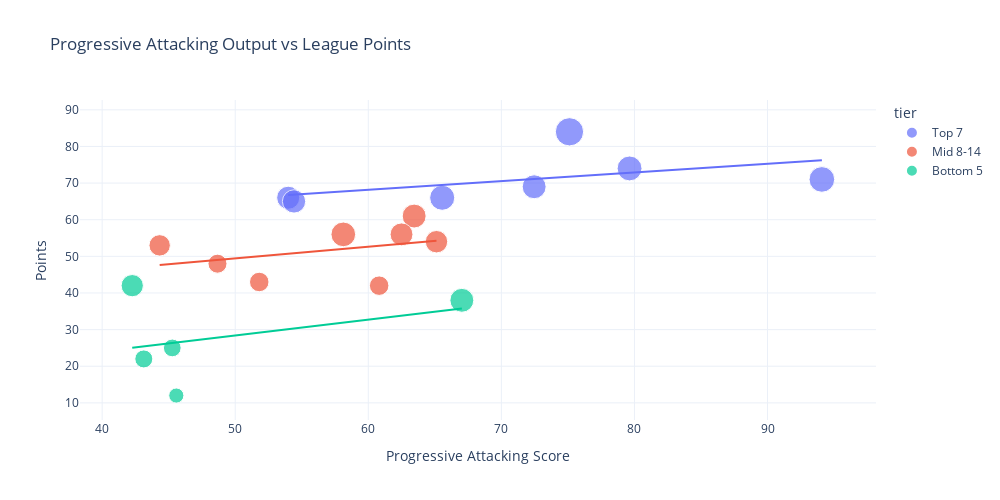

Notebook source saved alongside this figure:
### Markdown cell above
### Progressive Attack Vs Points Plot
* Correlates a custom "Attacking Output" score (combining forward/midfield progression) against league standing.
* This combines several tactical metrics into one. It proves that verticality (moving forward) is the most reliable predictor of success.

### Code cell
fig5 = px.scatter(master_df, x='progressive_attack_score', y='points',size='goals', 
            color='tier', width=1000, height=500, hover_name='team',trendline='ols',
            hover_data={
            'goals': True,
            'conceded': True,
            'possession': True,
            'annual_normalized': True,
            'progressive_attack_score': ':.2f'}, 
            title='Progressive Attacking Output vs League Points')

fig5.update_layout(xaxis_title='Progressive Attacking Score', yaxis_title='Points',
    template='plotly_white'
)

fig5.show()
fig5.write_html('Prog_attack_points_plot.html')

### Figure 1 — Plotly figure (JSON) as saved in the notebook; plotly's stock layout.template omitted (floating-point values rounded to 4 significant figures)
{"data": [{"customdata": [[84.0, 41.0, 57.4, 175.8], [65.0, 34.0, 56.8, 272.0], [69.0, 44.0, 61.6, 271.0], [60.0, 43.0, 57.3, 198.5], [66.0, 47.0, 50.9, 136.4], [56.0, 51.0, 51.0, 129.5], [57.0, 46.0, 40.9, 83.86]], "hovertemplate": "<b>%{hovertext}</b><br><br>tier=Top 7<br>progressive_attack_score=%{x:.2f}<br>points=%{y}<br>goals=%{customdata[0]}<br>conceded=%{customdata[1]}<br>possession=%{customdata[2]}<br>annual_normalized=%{customdata[3]}<extra></extra>", "hovertext": ["Liverpool", "Arsenal", "Manchester City", "Chelsea", "Newcastle Utd", "Aston Villa", "Nott'ham Forest"], "legendgroup": "Top 7", "marker": {"color": "#636efa", "size": [84, 65, 69, 60, 66, 56, 57], "sizemode": "area", "sizeref": 0.21, "symbol": "circle"}, "mode": "markers", "name": "Top 7", "orientation": "v", "showlegend": true, "type": "scatter", "x": [75.12, 79.63, 94.08, 72.46, 65.55, 53.98, 54.42], "xaxis": "x", "y": [84, 74, 71, 69, 66, 66, 65], "yaxis": "y"}, {"hovertemplate": "<b>OLS trendline</b><br>points = 0.235859 * progressive_attack_score + 54.0272<br>R<sup>2</sup>=0.253832<br><br>tier=Top 7<br>progressive_attack_score=%{x:.2f}<br>points=%{y} <b>(trend)</b><extra></extra>", "legendgroup": "Top 7", "marker": {"color": "#636efa", "symbol": "circle"}, "mode": "lines", "name": "Top 7", "showlegend": false, "type": "scatter", "x": [53.98, 54.42, 65.55, 72.46, 75.12, 79.63, 94.08], "xaxis": "x", "y": [66.76, 66.86, 69.49, 71.12, 71.74, 72.81, 76.22], "yaxis": "y"}, {"customdata": [[60.0, 59.0, 52.0, 71.46], [55.0, 46.0, 48.1, 79.99], [64.0, 57.0, 47.8, 59.58], [53.0, 54.0, 52.4, 105.7], [48.0, 51.0, 43.1, 90.74], [38.0, 44.0, 41.1, 108.3], [40.0, 62.0, 48.2, 136.8], [40.0, 54.0, 53.2, 246.8]], "hovertemplate": "<b>%{hovertext}</b><br><br>tier=Mid 8-14<br>progressive_attack_score=%{x:.2f}<br>points=%{y}<br>goals=%{customdata[0]}<br>conceded=%{customdata[1]}<br>possession=%{customdata[2]}<br>annual_normalized=%{customdata[3]}<extra></extra>", "hovertext": ["Brighton", "Bournemouth", "Brentford", "Fulham", "Crystal Palace", "Everton", "West Ham", "Manchester Utd"], "legendgroup": "Mid 8-14", "marker": {"color": "#EF553B", "size": [60, 55, 64, 53, 48, 38, 40, 40], "sizemode": "area", "sizeref": 0.21, "symbol": "circle"}, "mode": "markers", "name": "Mid 8-14", "orientation": "v", "showlegend": true, "type": "scatter", "x": [63.45, 62.5, 58.12, 65.12, 44.32, 48.67, 51.81, 60.82], "xaxis": "x", "y": [61, 56, 56, 54, 53, 48, 43, 42], "yaxis": "y"}, {"hovertemplate": "<b>OLS trendline</b><br>points = 0.315496 * progressive_attack_score + 33.6891<br>R<sup>2</sup>=0.130189<br><br>tier=Mid 8-14<br>progressive_attack_score=%{x:.2f}<br>points=%{y} <b>(trend)</b><extra></extra>", "legendgroup": "Mid 8-14", "marker": {"color": "#EF553B", "symbol": "circle"}, "mode": "lines", "name": "Mid 8-14", "showlegend": false, "type": "scatter", "x": [44.32, 48.67, 51.81, 58.12, 60.82, 62.5, 63.45, 65.12], "xaxis": "x", "y": [47.67, 49.04, 50.03, 52.03, 52.88, 53.41, 53.71, 54.24], "yaxis": "y"}, {"customdata": [[52.0, 69.0, 48.1, 62.26], [60.0, 65.0, 55.2, 130.0], [33.0, 80.0, 45.6, 93.98], [34.0, 82.0, 40.5, 50.03], [24.0, 86.0, 48.8, 67.47]], "hovertemplate": "<b>%{hovertext}</b><br><br>tier=Bottom 5<br>progressive_attack_score=%{x:.2f}<br>points=%{y}<br>goals=%{customdata[0]}<br>conceded=%{customdata[1]}<br>possession=%{customdata[2]}<br>annual_normalized=%{customdata[3]}<extra></extra>", "hovertext": ["Wolves", "Tottenham", "Leicester City", "Ipswich Town", "Southampton"], "legendgroup": "Bottom 5", "marker": {"color": "#00cc96", "size": [52, 60, 33, 34, 24], "sizemode": "area", "sizeref": 0.21, "symbol": "circle"}, "mode": "markers", "name": "Bottom 5", "orientation": "v", "showlegend": true, "type": "scatter", "x": [42.26, 67.03, 45.27, 43.13, 45.57], "xaxis": "x", "y": [42, 38, 25, 22, 12], "yaxis": "y"}, {"hovertemplate": "<b>OLS trendline</b><br>points = 0.434549 * progressive_attack_score + 6.65804<br>R<sup>2</sup>=0.136058<br><br>tier=Bottom 5<br>progressive_attack_score=%{x:.2f}<br>points=%{y} <b>(trend)</b><extra></extra>", "legendgroup": "Bottom 5", "marker": {"color": "#00cc96", "symbol": "circle"}, "mode": "lines", "name": "Bottom 5", "showlegend": false, "type": "scatter", "x": [42.26, 43.13, 45.27, 45.57, 67.03], "xaxis": "x", "y": [25.02, 25.4, 26.33, 26.46, 35.79], "yaxis": "y"}], "layout": {"height": 500, "legend": {"itemsizing": "constant", "title": {"text": "tier"}, "tracegroupgap": 0}, "title": {"text": "Progressive Attacking Output vs League Points"}, "width": 1000, "xaxis": {"anchor": "y", "domain": [0, 1], "title": {"text": "Progressive Attacking Score"}}, "yaxis": {"anchor": "x", "domain": [0, 1], "title": {"text": "Points"}}}}
